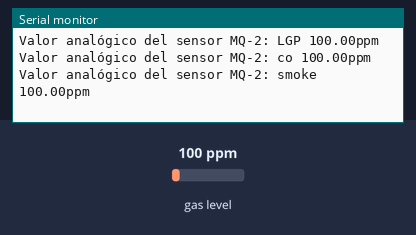
Simulated run of this sketch. Board: Arduino Uno, built with avr-gcc and run on an emulated ATmega328P. On the bench: the last lines printed to the serial monitor. The test bench sets the inputs (shaded band); at power-on: gas level 100 ppm.

Above: at 1.7 s.
1.8 s: gas level set to 20 ppm
At 10.65 s:
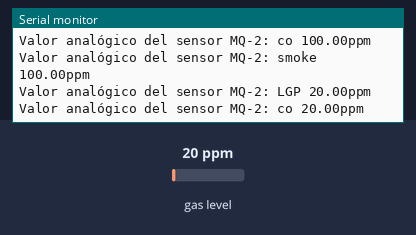
11.8 s: gas level set to 250 ppm
At 21.6 s:
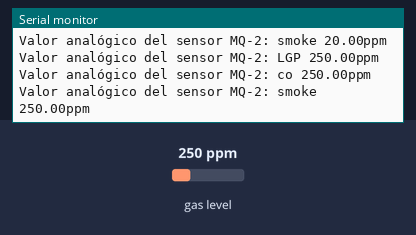

The sketch:

MQ-2-VariasLecturas.ino
```cpp
#include <MQ2.h>

//change this with the pin that you use
int pin = A0;
float lpg, co, smoke;

MQ2 mq2(pin);

void setup(){
  Serial.begin(9600);

  // calibrate the device
  mq2.begin();
  lpg=0;
  co=0;
  smoke=0;
}

void loop(){

  /*
   * read the values from the sensor, it returns
   * an array which contains 3 values.
   * 0 : LPG in ppm
   * 1 : CO in ppm
   * 2 : SMOKE in ppm
   */
  float* values= mq2.read(true); //set it false if you don't want to print the values to the Serial

   lpg = values[0];
//  lpg = mq2.readLPG();
 Serial.print("Valor analógico del sensor MQ-2: LGP ");
  Serial.print(lpg);
  Serial.println("ppm");
   co = values[1];
   Serial.print("Valor analógico del sensor MQ-2: co ");
  Serial.print(co);
  Serial.println("ppm");
//  co = mq2.readCO();
   smoke = values[2];

   Serial.print("Valor analógico del sensor MQ-2: smoke ");
  Serial.print(smoke);
  Serial.println("ppm");
// smoke = mq2.readSmoke();

  delay(10000);
}
```

Measured:
- after the input at 1.8 s, the serial monitor: prints a new line after 8.8 s (image 1)
- after the input at 11.8 s, the serial monitor: prints a new line after 8.9 s (image 2)
